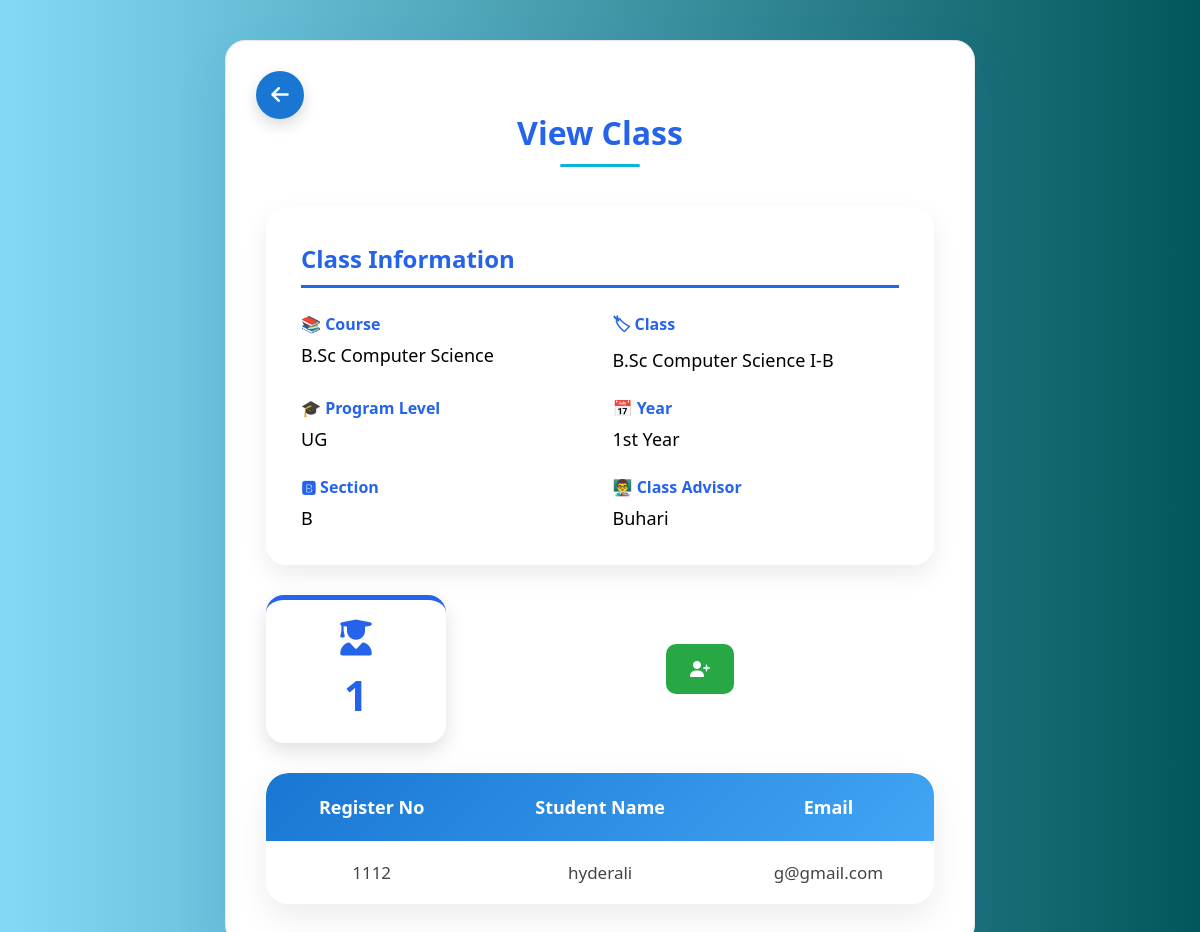
Screenshot of /view_class.php?id=2 (signed in) with the database file from the repository.
### tables this page shows
CREATE TABLE `classes` (
  `class_id` int(11) NOT NULL,
  `class_name` varchar(50) NOT NULL,
  `department_id` int(11) NOT NULL,
  `year_id` int(11) NOT NULL,
  `section` varchar(5) NOT NULL,
  `class_advisor` int(11) DEFAULT NULL
);

CREATE TABLE `departments` (
  `department_id` int(11) NOT NULL,
  `department_name` varchar(100) NOT NULL,
  `program_level` enum('UG','PG','Diploma','PhD') NOT NULL DEFAULT 'UG'
);

CREATE TABLE `years` (
  `year_id` int(11) NOT NULL,
  `year_name` varchar(30) NOT NULL
);

CREATE TABLE `staff` (
  `staff_id` int(11) NOT NULL,
  `staff_name` varchar(100) NOT NULL,
  `register_number` varchar(30) NOT NULL,
  `email` varchar(100) NOT NULL,
  `phone` varchar(15) DEFAULT NULL,
  `gender_id` int(11) NOT NULL,
  `date_of_birth` date NOT NULL,
  `photo` varchar(255) DEFAULT NULL,
  `department_id` int(11) DEFAULT NULL,
  `designation_id` int(11) NOT NULL
);

CREATE TABLE `students` (
  `student_id` int(11) NOT NULL,
  `student_name` varchar(100) NOT NULL,
  `register_number` varchar(30) NOT NULL,
  `email` varchar(100) NOT NULL,
  `phone` varchar(15) NOT NULL,
  `gender_id` int(11) NOT NULL,
  `date_of_birth` date NOT NULL,
  `department_id` int(11) NOT NULL,
  `year_id` int(11) NOT NULL,
  `class_id` int(11) DEFAULT NULL,
  `created_at` timestamp NOT NULL DEFAULT current_timestamp(),
  `program_level_id` int(11) NOT NULL
);

### view_class.php (the view, shortened to what this page needs)
<?php
require "database.php";
$class_id = intval($_GET["id"]);
$stmt = mysqli_prepare(
    $conn,
    "SELECT
    c.class_name,
    c.section,
    d.department_name,
    d.program_level,
    y.year_name,
    s.staff_name
    FROM classes c
    LEFT JOIN departments d
    ON c.department_id=d.department_id
    LEFT JOIN years y
    ON c.year_id=y.year_id
    LEFT JOIN staff s
    ON c.class_advisor=s.staff_id
    WHERE c.class_id=?"
);
mysqli_stmt_bind_param(
    $stmt,
    "i",
    $class_id
);
mysqli_stmt_execute($stmt);
$class = mysqli_stmt_get_result($stmt);
$class = mysqli_fetch_assoc($class);
$stmt = mysqli_prepare(
    $conn,
    "SELECT COUNT(*) AS total
    FROM students
    WHERE class_id=?"
);
mysqli_stmt_bind_param(
    $stmt,
    "i",
    $class_id
);
mysqli_stmt_execute($stmt);
$count = mysqli_stmt_get_result($stmt);
$count = mysqli_fetch_assoc($count);
$stmt = mysqli_prepare(
    $conn,
    "SELECT
    student_id,
    register_number,
    student_name,
    email
    FROM students
    WHERE class_id=?
    ORDER BY student_name"
);
mysqli_stmt_bind_param(
    $stmt,
    "i",
    $class_id
);
mysqli_stmt_execute($stmt);
$students = mysqli_stmt_get_result($stmt);
?>
<!DOCTYPE html>
<html>
<head>
<link
rel="stylesheet"
href="style.css">
<link
rel="stylesheet"
href="https://cdnjs.cloudflare.com/ajax/libs/font-awesome/6.5.1/css/all.min.css">
</head>
<body>
<div class="container">
<a
href="manage_classes.php"
class="home-btn">
<i class="fa-solid fa-arrow-left"></i>
</a>
<h1>
View Class
</h1>
<div class="class-details-card">
<h2>
Class Information
</h2>
<div class="details-grid">
<div>
<strong>📚 Course</strong>
<p><?php echo htmlspecialchars($class["department_name"]); ?></p>
</div>
<div>
<strong>🏷 Class</strong>
<p><?php echo htmlspecialchars($class["class_name"]); ?></p>
</div>
<div>
<strong>🎓 Program Level</strong>
<p><?php echo htmlspecialchars($class["program_level"]); ?></p>
</div>
<div>
<strong>📅 Year</strong>
<p><?php echo htmlspecialchars($class["year_name"]); ?></p>
</div>
<div>
<strong>🅱 Section</strong>
<p><?php echo htmlspecialchars($class["section"]); ?></p>
</div>
<div>
<strong>👨‍🏫 Class Advisor</strong>
<p>
<?php echo htmlspecialchars($class["staff_name"] ?? "Not Assigned"); ?>
</p>
</div>
</div>
</div>
<div class="summary-row">
<div class="summary-card">
<i class="fa-solid fa-user-graduate"></i>
<h2>
<?php echo $count["total"]; ?>
</h2>
</div>
<a
href="assign_students.php?class_id=<?php echo $class_id; ?>"
class="add-btn">
<i class="fa-solid fa-user-plus"></i>
</a>
</div>
<table class="data-table">
<thead>
<tr>
<th>
Register No
</th>
<th>
Student Name
</th>
<th>
Email
</th>
</tr>
</thead>
<tbody>
<?php
if(mysqli_num_rows($students)>0){
while($row=mysqli_fetch_assoc($students)){
?>
<tr>
<td>
<?php echo htmlspecialchars($row["register_number"]); ?>
</td>
<td>
<?php echo htmlspecialchars($row["student_name"]); ?>
</td>
<td>
<?php echo htmlspecialchars($row["email"]); ?>
</td>
</tr>
<?php
}
}
?>
</tbody>
</table>
</div>
</body>
</html>

### style.css (style rules this page uses)
* { margin:0; padding:0; box-sizing:border-box; font-family:'Segoe UI', Tahoma, Geneva, Verdana, sans-serif; }
body { min-height:100vh; display:flex; justify-content:center; align-items:center; padding:40px; background:linear-gradient( to right, #82daf7, #03565a ); }
.container { width:100%; max-width:750px; background:#FFFFFF; border-radius:20px; padding:40px; border:1px solid #E5E7EB; box-shadow:0 20px 50px rgba(37,99,235,0.12); transition:0.3s ease; }
h1 { text-align:center; font-size:32px; color:#2563EB; margin-bottom:10px; }
h1::after { content:""; display:block; width:80px; height:3px; background:#06B6D4; margin:10px auto; border-radius:10px; }
a { color:#2563EB; text-decoration:none; }
.data-table { width:100%; border-collapse:separate; border-spacing:0; overflow:hidden; border-radius:22px; background:#fff; box-shadow:0 12px 35px rgba(0,0,0,.08); }
.data-table thead { background:linear-gradient(135deg,#1976d2,#42a5f5); }
.data-table th { background:transparent; color:#fff; padding:22px; font-size:18px; font-weight:600; text-align:center; }
.data-table th:first-child { border-top-left-radius:22px; }
.data-table th:last-child { border-top-right-radius:22px; }
.data-table td { padding:20px; text-align:center; color:#444; font-size:17px; }
.data-table tbody tr { transition:.3s; }
.container { position:relative; }
.home-btn { position:absolute; top:30px; left:30px; width:48px; height:48px; border-radius:50%; background:#1976d2; color:#fff; display:flex; justify-content:center; align-items:center; text-decoration:none; font-size:20px; transition:.3s; box-shadow:0 6px 15px rgba(0,0,0,.15); }
.container h1 { text-align:center; margin-top:30px; margin-bottom:40px; }
.add-btn { flex-shrink:0; background:#28a745; color:#fff; text-decoration:none; padding:15px 22px; border-radius:10px; font-weight:600; white-space:nowrap; }
.add-btn { background:#28a745; color:#fff; text-decoration:none; padding:14px 24px; border-radius:10px; font-weight:600; transition:.3s; }
.summary-card { width:180px; margin:0; background:#ffffff; border-radius:18px; padding:20px; text-align:center; box-shadow:0 8px 20px rgba(0,0,0,0.12); border-top:5px solid #2563eb; }
.summary-card i { font-size:36px; color:#2563eb; margin-bottom:10px; }
.summary-card h2 { margin:0; color:#2563eb; font-size:42px; font-weight:bold; }
.class-details-card { background:#fff; border-radius:20px; padding:35px; margin:30px 0; box-shadow:0 10px 25px rgba(0,0,0,.08); }
.class-details-card h2 { color:#2563eb; margin-bottom:25px; border-bottom:3px solid #2563eb; padding-bottom:10px; }
.details-grid { display:grid; grid-template-columns:repeat(2,1fr); gap:25px; }
.details-grid strong { color:#2563eb; display:block; margin-bottom:8px; }
.details-grid p { margin:0; font-size:18px; }
.summary-row { display:flex; justify-content:space-between; align-items:center; margin-right:200px ; margin-bottom: 30px; }
.summary-row .add-btn { margin:0; }

### rows the page displays
classes: department.department_name "B.Sc Computer Science", class_name "B.Sc Computer Science I-B", department.program_level "UG", year.year_name "1st Year", section "B", class_advisor.staff_name "Buhari"
students: register_number "1112", student_name "hyderali", email "g@gmail.com"

### other values shown
$count["total"] "1"
